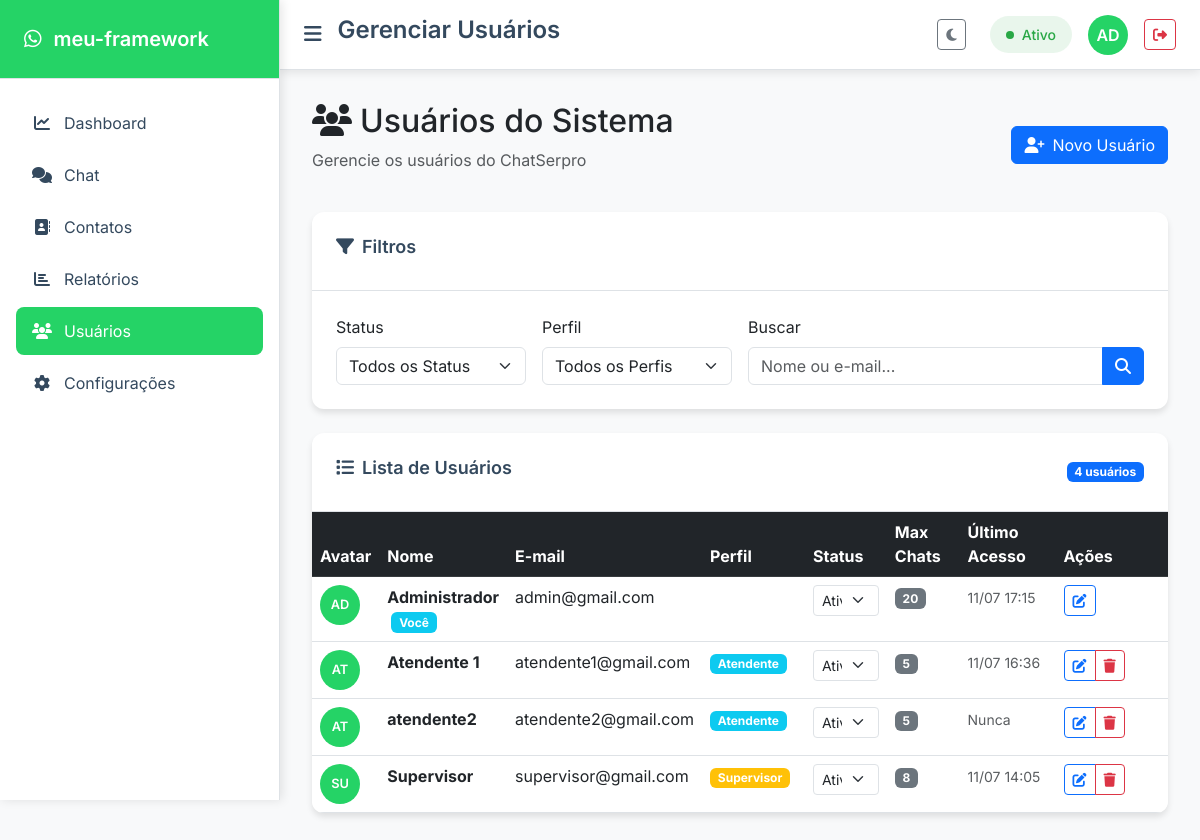
/usuarios (signed in), run on the app's committed database.
### tables this page shows
CREATE TABLE `usuarios` (
  `id` int(11) NOT NULL,
  `nome` varchar(255) NOT NULL,
  `email` varchar(255) NOT NULL,
  `senha` varchar(255) NOT NULL,
  `perfil` enum('admin','supervisor','atendente') DEFAULT 'atendente',
  `avatar` varchar(255) DEFAULT NULL,
  `status` enum('ativo','inativo','ausente','ocupado') DEFAULT 'ativo',
  `max_chats` int(11) DEFAULT 5,
  `ultimo_acesso` datetime DEFAULT NULL,
  `token_recuperacao` varchar(64) DEFAULT NULL,
  `token_expiracao` datetime DEFAULT NULL,
  `configuracoes` longtext DEFAULT NULL CHECK (json_valid(`configuracoes`)),
  `criado_em` datetime NOT NULL DEFAULT current_timestamp(),
  `atualizado_em` datetime DEFAULT NULL ON UPDATE current_timestamp()
);

### app/Views/usuarios/listar.php (the view, shortened to what the rows shown need)
<!DOCTYPE html>
<html lang="pt-BR">
<head>
    <link href="https://cdn.jsdelivr.net/npm/bootstrap@5.3.0/dist/css/bootstrap.min.css" rel="stylesheet">
    <link href="https://cdnjs.cloudflare.com/ajax/libs/font-awesome/6.4.0/css/all.min.css" rel="stylesheet">
    <link rel="stylesheet" href="<?= Helper::asset('css/app.css') ?>">
    <link rel="stylesheet" href="<?= Helper::asset('css/dashboard.css') ?>">
</head>
<body>
    <div class="app-container">
        <aside class="sidebar" id="sidebar">
            <div class="sidebar-header">
                <div class="sidebar-brand">
                    <i class="fab fa-whatsapp"></i>
                    <?= APP_NOME ?>
                </div>
            </div>
            <nav class="sidebar-nav">
                <div class="nav-item">
                    <a href="<?= URL ?>/dashboard" class="nav-link">
                        <i class="fas fa-chart-line"></i>
                        Dashboard
                    </a>
                </div>
                <div class="nav-item">
                    <a href="<?= URL ?>/chat" class="nav-link">
                        <i class="fas fa-comments"></i>
                        Chat
                    </a>
                </div>
                <div class="nav-item">
                    <a href="<?= URL ?>/contatos" class="nav-link">
                        <i class="fas fa-address-book"></i>
                        Contatos
                    </a>
                </div>
                <?php if (in_array($usuario_logado['perfil'], ['admin', 'supervisor'])): ?>
                <div class="nav-item">
                    <a href="<?= URL ?>/relatorios" class="nav-link">
                        <i class="fas fa-chart-bar"></i>
                        Relatórios
                    </a>
                </div>
                <div class="nav-item">
                    <a href="<?= URL ?>/usuarios" class="nav-link active">
                        <i class="fas fa-users"></i>
                        Usuários
                    </a>
                </div>
                <?php endif; ?>
                <?php if ($usuario_logado['perfil'] === 'admin'): ?>
                <div class="nav-item">
                    <a href="<?= URL ?>/configuracoes" class="nav-link">
                        <i class="fas fa-cog"></i>
                        Configurações
                    </a>
                </div>
                <?php endif; ?>
            </nav>
        </aside>
        <main class="main-content" id="mainContent">
            <header class="topbar">
                <div class="topbar-left">
                    <button class="menu-toggle" id="menuToggle">
                        <i class="fas fa-bars"></i>
                    </button>
                    <h1 class="topbar-title">Gerenciar Usuários</h1>
                </div>
                <div class="topbar-right">
                    <button class="btn btn-outline-secondary btn-sm me-2" id="toggleTheme" title="Alternar tema">
                        <i class="fas fa-moon"></i>
                    </button>
                    <div class="status-badge status-<?= $usuario_logado['status'] === 'ativo' ? 'online' : ($usuario_logado['status'] === 'ausente' ? 'away' : 'busy') ?>">
                        <span class="status-indicator"></span>
                        <?= ucfirst($usuario_logado['status']) ?>
                    </div>
                    <div class="user-menu">
                        <div class="user-avatar" title="<?= $usuario_logado['nome'] ?>">
                            <?= strtoupper(substr($usuario_logado['nome'], 0, 2)) ?>
                        </div>
                    </div>
                    <a href="<?= URL ?>/logout" class="btn btn-outline-danger btn-sm">
                        <i class="fas fa-sign-out-alt"></i>
                    </a>
                </div>
            </header>
            <div class="dashboard-content">
                <div class="d-flex justify-content-between align-items-center mb-4">
                    <div>
                        <h2><i class="fas fa-users me-2"></i>Usuários do Sistema</h2>
                        <p class="text-muted">Gerencie os usuários do ChatSerpro</p>
                    </div>
                    <?php if ($usuario_logado['perfil'] === 'admin'): ?>
                    <div>
                        <a href="<?= URL ?>/usuarios/cadastrar" class="btn btn-primary">
                            <i class="fas fa-user-plus me-2"></i>Novo Usuário
                        </a>
                    </div>
                    <?php endif; ?>
                </div>
                <div class="content-card mb-4">
                    <div class="content-card-header">
                        <h5 class="content-card-title">
                            <i class="fas fa-filter me-2"></i>Filtros
                        </h5>
                    </div>
                    <div class="content-card-body">
                        <form method="GET" action="<?= URL ?>/usuarios/listar" class="row g-3">
                            <div class="col-md-3">
                                <label class="form-label">Status</label>
                                <select class="form-select" name="status" onchange="this.form.submit()">
                                    <option value="">Todos os Status</option>
                                </select>
                            </div>
                            <div class="col-md-3">
                                <label class="form-label">Perfil</label>
                                <select class="form-select" name="perfil" onchange="this.form.submit()">
                                    <option value="">Todos os Perfis</option>
                                </select>
                            </div>
                            <div class="col-md-6">
                                <label class="form-label">Buscar</label>
                                <div class="input-group">
                                    <input type="text" class="form-control" name="filtro"
                                           placeholder="Nome ou e-mail..." value="<?= htmlspecialchars($filtro) ?>">
                                    <button class="btn btn-primary" type="submit">
                                        <i class="fas fa-search"></i>
                                    </button>
                                </div>
                            </div>
                        </form>
                    </div>
                </div>
                <div class="content-card">
                    <div class="content-card-header">
                        <h5 class="content-card-title">
                            <i class="fas fa-list me-2"></i>Lista de Usuários
                        </h5>
                        <span class="badge bg-primary"><?= $total_usuarios ?> usuários</span>
                    </div>
                    <div class="content-card-body p-0">
                        <?php if (empty($usuarios)): ?>
                            <div class="text-center py-5">
                                <i class="fas fa-users text-muted" style="font-size: 3rem;"></i>
                                <h5 class="text-muted mt-3">Nenhum usuário encontrado</h5>
                                <p class="text-muted">Tente ajustar os filtros ou cadastre um novo usuário</p>
                            </div>
                        <?php else: ?>
                            <div class="table-responsive">
                                <table class="table table-hover mb-0">
                                    <thead class="table-dark">
                                        <tr>
                                            <th style="width: 60px;">Avatar</th>
                                            <th>Nome</th>
                                            <th>E-mail</th>
                                            <th style="width: 120px;">Perfil</th>
                                            <th style="width: 120px;">Status</th>
                                            <th style="width: 100px;">Max Chats</th>
                                            <th style="width: 150px;">Último Acesso</th>
                                            <th style="width: 200px;">Ações</th>
                                        </tr>
                                    </thead>
                                    <tbody>
                                        <?php foreach ($usuarios as $usuario): ?>
                                        <tr>
                                            <td>
                                                <div class="user-avatar" style="width: 40px; height: 40px; font-size: 0.8rem;">
                                                    <?= strtoupper(substr($usuario->nome, 0, 2)) ?>
                                                </div>
                                            </td>
                                            <td>
                                                <div>
                                                    <strong><?= htmlspecialchars($usuario->nome) ?></strong>
                                                    <?php if ($usuario->id == $usuario_logado['id']): ?>
                                                        <span class="badge bg-info ms-1">Você</span>
                                                    <?php endif; ?>
                                                </div>
                                            </td>
                                            <td><?= htmlspecialchars($usuario->email) ?></td>
                                            <td>
                                                <span class="badge bg-<?= $usuario->perfil === 'admin' ? 'danger' : ($usuario->perfil === 'supervisor' ? 'warning' : 'info') ?>">
                                                    <?= ucfirst($usuario->perfil) ?>
                                                </span>
                                            </td>
                                            <td>
                                                <select class="form-select form-select-sm status-select"
                                                        data-user-id="<?= $usuario->id ?>"
                                                        <?= ($usuario_logado['perfil'] !== 'admin' && $usuario->perfil !== 'atendente') ? 'disabled' : '' ?>>
                                                    <option value="ativo" <?= $usuario->status === 'ativo' ? 'selected' : '' ?>>Ativo</option>
                                                </select>
                                            </td>
                                            <td>
                                                <span class="badge bg-secondary"><?= $usuario->max_chats ?? 5 ?></span>
                                            </td>
                                            <td>
                                                <?php if ($usuario->ultimo_acesso): ?>
                                                    <small class="text-muted" title="<?= Helper::dataBr($usuario->ultimo_acesso) ?>">
                                                        <?= date('d/m H:i', strtotime($usuario->ultimo_acesso)) ?>
                                                    </small>
                                                <?php else: ?>
                                                    <small class="text-muted">Nunca</small>
                                                <?php endif; ?>
                                            </td>
                                            <td>
                                                <div class="btn-group btn-group-sm">
                                                    <?php if ($usuario_logado['perfil'] === 'admin' || ($usuario_logado['perfil'] === 'supervisor' && $usuario->perfil === 'atendente')): ?>
                                                    <a href="<?= URL ?>/usuarios/editar/<?= $usuario->id ?>"
                                                       class="btn btn-outline-primary" title="Editar">
                                                        <i class="fas fa-edit"></i>
                                                    </a>
                                                    <?php endif; ?>
                                                    <?php if ($usuario_logado['perfil'] === 'admin' && $usuario->id != $usuario_logado['id']): ?>
                                                    <button type="button" class="btn btn-outline-danger"
                                                            onclick="confirmarExclusao(<?= $usuario->id ?>, '<?= htmlspecialchars($usuario->nome) ?>')"
                                                            title="Excluir">
                                                        <i class="fas fa-trash"></i>
                                                    </button>
                                                    <?php endif; ?>
                                                </div>
                                            </td>
                                        </tr>
                                        <?php endforeach; ?>
                                    </tbody>
                                </table>
                            </div>
                        <?php endif; ?>
                    </div>
                </div>
            </div>
        </main>
    </div>
</body>
</html>

### data on the page
usuarios: status "Ativo", nome "AD", nome "Administrador", shows "Você", email "admin@gmail.com", status+id+perfil "Ativo", max_chats "20", ultimo_acesso "11/07 17:15"
usuarios: nome "AT", nome "Atendente 1", email "atendente1@gmail.com", perfil "Atendente", status+id "Ativo", max_chats "5", ultimo_acesso "11/07 16:36"
usuarios: nome "AT", nome "atendente2", email "atendente2@gmail.com", perfil "Atendente", status+id "Ativo", max_chats "5", shows "Nunca"
usuarios: nome "SU", nome "Supervisor", email "supervisor@gmail.com", perfil "Supervisor", status+id "Ativo", max_chats "8", ultimo_acesso "11/07 14:05"

### other printed values
APP_NOME "meu-framework"
$total_usuarios "4"
